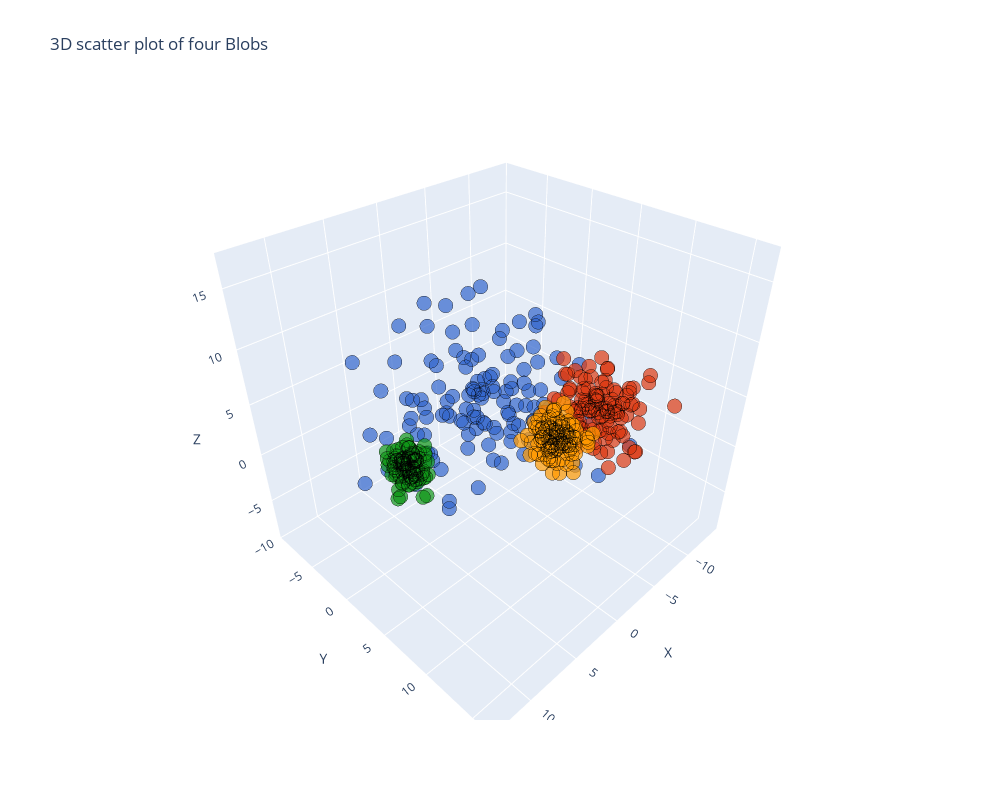

The notebook cell saved with this chart:
### Markdown cell above
### Display the data in an interactive Plotly 3D scatter plot

### Code cell
# Create a Dataframe for plotly
df = pd.DataFrame(X, columns=['X', 'Y', 'Z'])

# Create interactive 3D scatter plot
fig = px.scatter_3d(df, x='X', y='Y', z='Z', color=labels_.astype(str), opacity=0.7, color_discrete_sequence=px.colors.qualitative.G10, title='3D scatter plot of four Blobs')

fig.update_traces(marker=dict(size=5, line=dict(width=1, color='black')), showlegend=False)
fig.update_layout(coloraxis_showscale=False, width=1000, height=800) #remove color bar, resize plot

fig.show()
